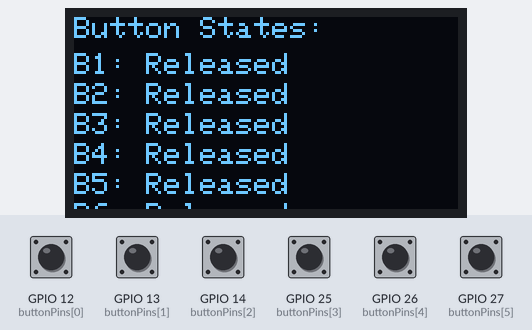
Bench run of a sketch on a simulated ESP32. Parts: 128×64 one-colour display. The test bench sets the inputs (shaded band); at power-on: GPIO 12 (buttonPins[0]), GPIO 13 (buttonPins[1]), GPIO 14 (buttonPins[2]), GPIO 25 (buttonPins[3]), GPIO 26 (buttonPins[4]), GPIO 27 (buttonPins[5]) HIGH.

Above: at 1.2 s.
1.3 s: GPIO 12 (buttonPins[0]) pulled LOW for 0.15 s
At 1.44 s:
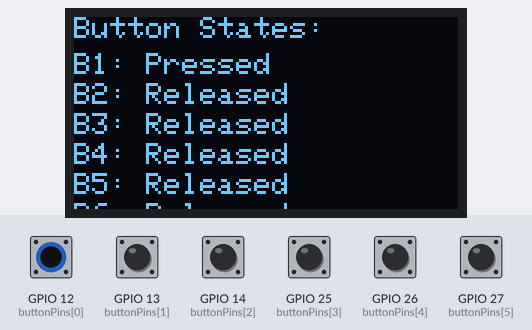
3.0 s: GPIO 13 (buttonPins[1]) pulled LOW for 0.15 s
At 3.1 s:
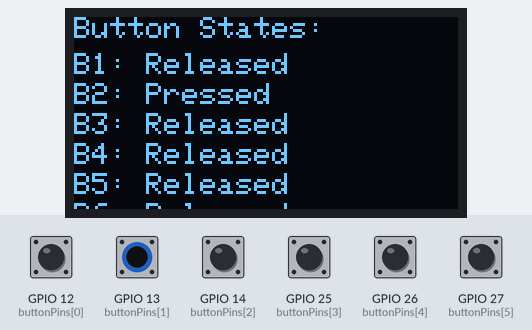
4.6 s: GPIO 14 (buttonPins[2]) pulled LOW for 0.15 s
At 4.77 s:
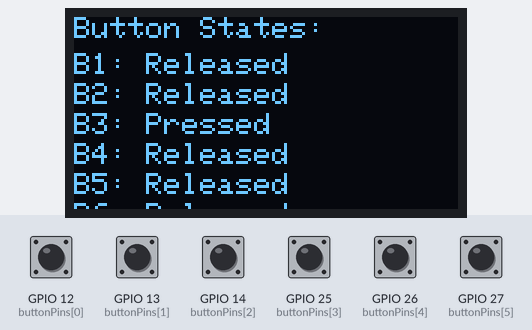
6.3 s: GPIO 25 (buttonPins[3]) pulled LOW for 0.15 s
At 6.43 s:
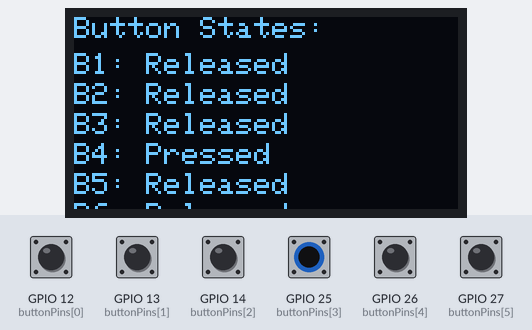
8.0 s: GPIO 26 (buttonPins[4]) pulled LOW for 0.15 s
9.6 s: GPIO 27 (buttonPins[5]) pulled LOW for 0.15 s
At 9.76 s:
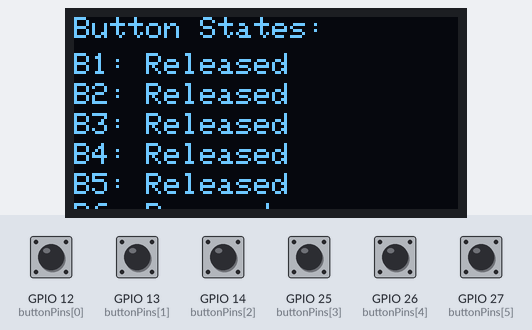
Timing chart, 0 to 12.3 s (numbered marks = the images above; inputs shaded):
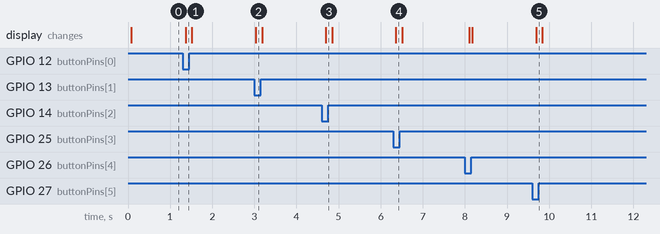

Measured:
- after the input at 1.3 s, the display: changes after 0.07 s (image 1)
- after the input at 3.0 s, the display: changes at once (image 2)
- after the input at 4.6 s, the display: changes after 0.10 s (image 3)
- after the input at 6.3 s, the display: changes after 0.06 s (image 4)
- after the input at 9.6 s, the display: changes after 0.09 s (image 5)

The sketch:

input-check.ino
```cpp
#include <Wire.h>
#include <Adafruit_GFX.h>
#include <Adafruit_SSD1306.h>

#define SCREEN_WIDTH 128
#define SCREEN_HEIGHT 64
#define OLED_RESET -1
Adafruit_SSD1306 display(SCREEN_WIDTH, SCREEN_HEIGHT, &Wire, OLED_RESET);

const int buttonPins[6] = {12, 13, 14, 25, 26, 27};
int buttonStates[6];

void setupDisplay() {
    if (!display.begin(SSD1306_SWITCHCAPVCC, 0x3C)) {
        Serial.println(F("SSD1306 allocation failed"));
        for (;;);
    }

    display.clearDisplay();
    display.setTextSize(1);
    display.setTextColor(SSD1306_WHITE);
    display.setCursor(0, 0);
    display.println("5 Button Test Ready");
    display.display();
}

void setupButtons() {
    for (int i = 0; i < 6; i++) {
        pinMode(buttonPins[i], INPUT_PULLUP);
    }
}

void setup() {
    Serial.begin(115200);

    setupDisplay();
    setupButtons();
}

void loop() {
    display.clearDisplay();
    display.setTextSize(1);
    display.setTextColor(SSD1306_WHITE);
    display.setCursor(0, 0);
    display.println("Button States:");

    for (int i = 0; i < 6; i++) {
        buttonStates[i] = digitalRead(buttonPins[i]);
        bool pressed = (buttonStates[i] == LOW);

        display.setCursor(0, 12 + (i * 10));
        display.print("B");
        display.print(i + 1);
        display.print(": ");
        display.println(pressed ? "Pressed" : "Released");
    }

    display.display();
    delay(50);
}
```
